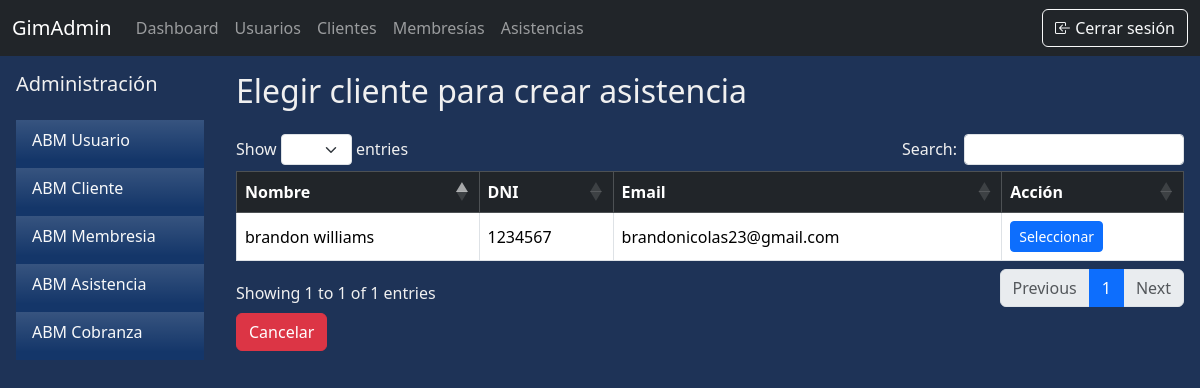
Page /abm/asistencia/elegir-cliente (signed in) on the earlier database version.
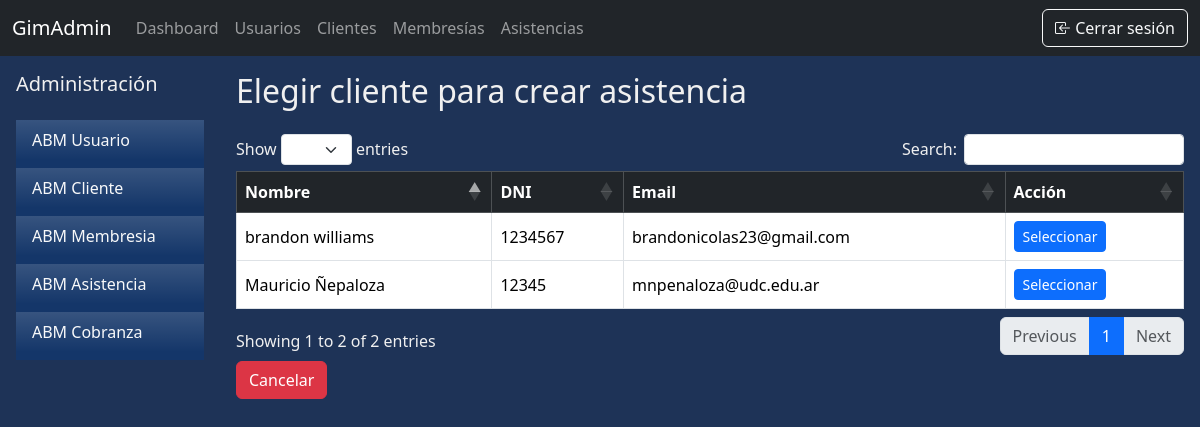
Same page on the later database version.
### apps/abm/models.py (models this page shows, shortened)
class Cliente(models.Model):
    usuario = models.OneToOneField(UserProfile, on_delete=models.CASCADE, null=False, related_name='cliente_usuario')
    altura = models.IntegerField()
    peso = models.FloatField()
    objetivo = models.CharField(max_length=300, null=False, default="", blank=True)
    avatar = models.ImageField(upload_to='avatars/', null=True, blank=True, default='avatars/default.jpg')

class UserProfile(models.Model):
    user = models.OneToOneField(User, null=False, on_delete=models.CASCADE, related_name='user_usuario')
    dni = models.IntegerField(unique=True, null=False)
    telefono = models.CharField(max_length=50)
    domicilio = models.CharField(max_length=150)
    fecha_nac = models.DateField()
    first_login = models.BooleanField(default=True)

### apps/abm/views.py (the view)
# urls.py: path('asistencia/elegir-cliente', views.elegir_cliente_para_asistencia, name='asistencia_elegir_cliente'),
@staff_member_required(login_url='/permisos_insuficientes/')
def elegir_cliente_para_asistencia(request):
    clientes = Cliente.objects.all()
    contexto = {
        'clientes': clientes,
        'para_asistencia': True
    }
    return render(request, 'elegir_cliente.html', contexto)

### apps/abm/templates/elegir_cliente.html (shortened to what this page needs)
{% extends "base.html" %}
{% block content %}
<div class="d-flex">
    {% include 'sidebar.html' %}
    <div class="flex-grow-1 p-3 justify-content-end flex-column">
        <h2 class="mb-4">Elegir cliente para crear {% if para_membresia %} membresía {% elif para_asistencia %} asistencia {% endif %}</h2>
        <table class="table table-bordered table-hover align-middle" {% if clientes %}id="tablaClientes"{% endif %}>
            <thead class="table-dark bg-gradient">
                <tr>
                    <th>Nombre</th>
                    <th>DNI</th>
                    <th>Email</th>
                    <th>Acción</th>
                </tr>
            </thead>
            <tbody>
                {% for cliente in clientes %}
                    <tr>
                        <td>{{ cliente.usuario.user.first_name }} {{ cliente.usuario.user.last_name }}</td>
                        <td>{{ cliente.usuario.dni }}</td>
                        <td>{{ cliente.usuario.user.email }}</td>
                        <td>{% if para_membresia %}
                            <a href="{% url 'membresia_crear' cliente=cliente.id %}" class="btn btn-sm btn-primary">
                                Seleccionar
                            </a>
                            {% elif para_asistencia %}
                            <a href="{% url 'asistencia_crear' cliente=cliente.id %}" class="btn btn-sm btn-primary">
                                Seleccionar
                            </a>
                            {% endif %}
                        </td>
                    </tr>
                {% empty %}
                    <tr><td colspan="4">No hay clientes disponibles.</td></tr>
                {% endfor %}
            </tbody>
        </table>
        {% if para_membresia %}
            <a href="{% url 'membresia_listar' %}" class="btn btn-danger mt-1">Cancelar</a>
        {% elif para_asistencia %}
            <a href="{% url 'asistencia_listar' %}" class="btn btn-danger mt-1">Cancelar</a>
        {% endif %}
    </div>
</div>
{% endblock %}

Differences in the rows shown:
added Cliente: usuario.user.first_name "Mauricio", usuario.user.last_name "Ñepaloza", usuario.dni "12345", usuario.user.email "mnpenaloza@udc.edu.ar"
Other differences:
text written by a page script: "Show entries Search: Showing 1 to 1 of 1 entries Previous 1 Next" → "Show entries Search: Showing 1 to 2 of 2 entries Previous 1 Next"
